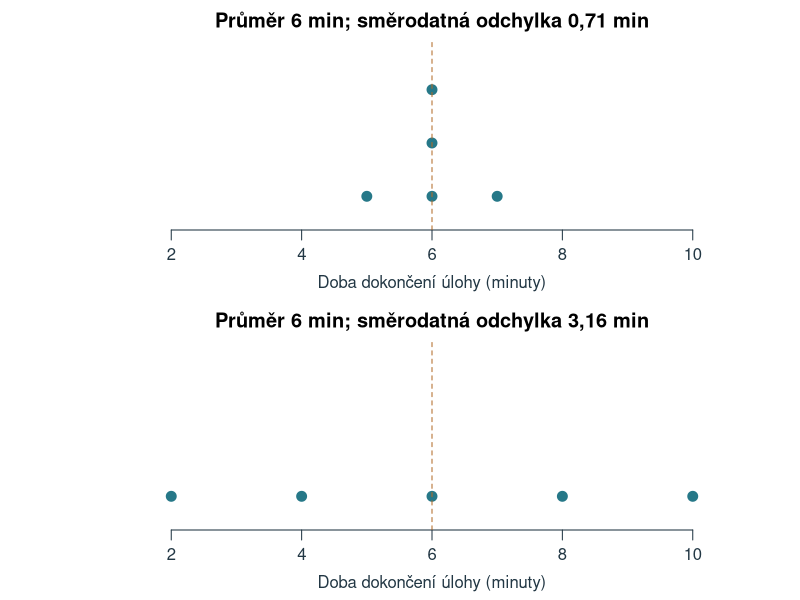
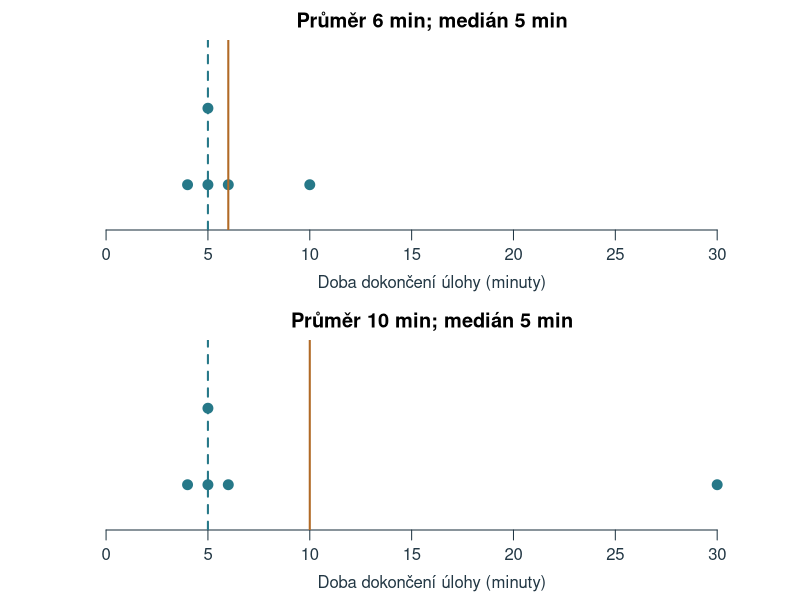
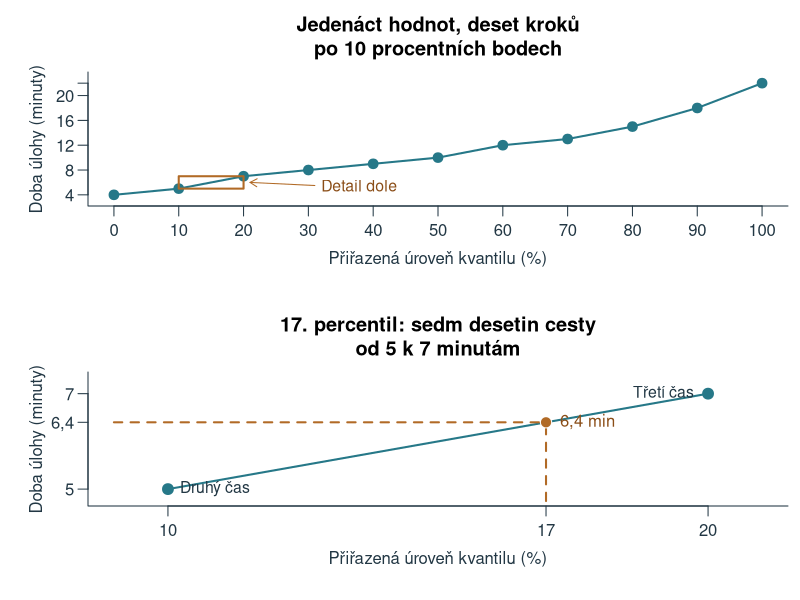
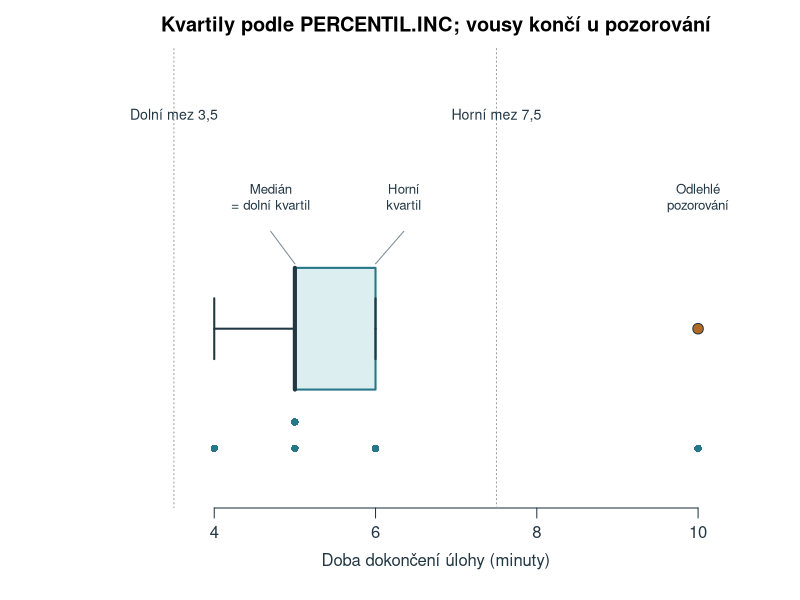
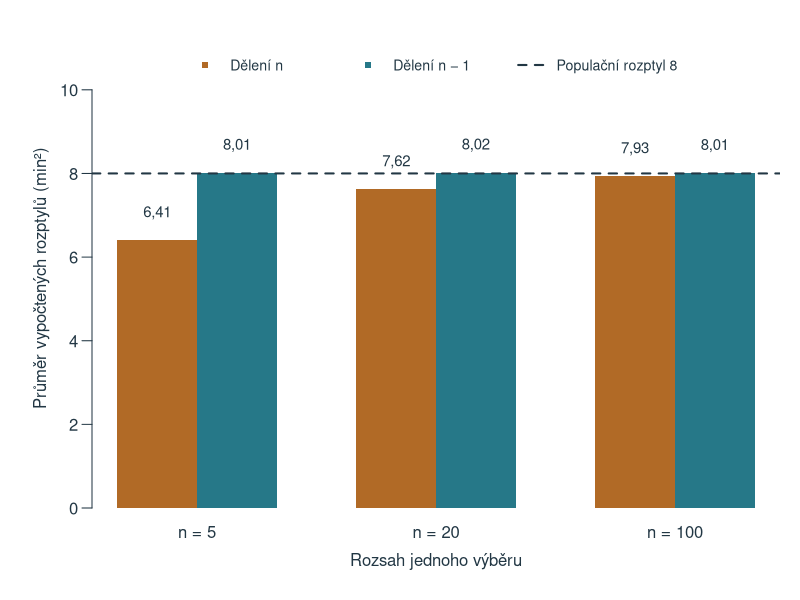
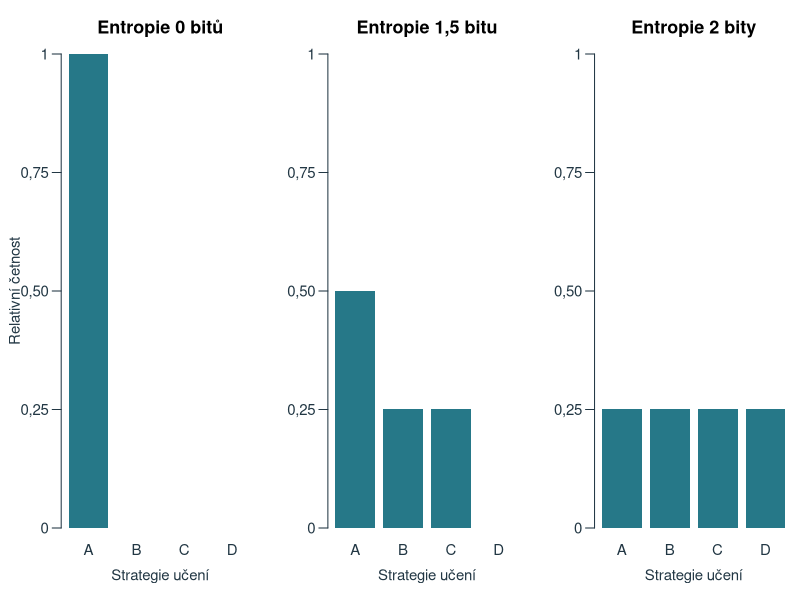
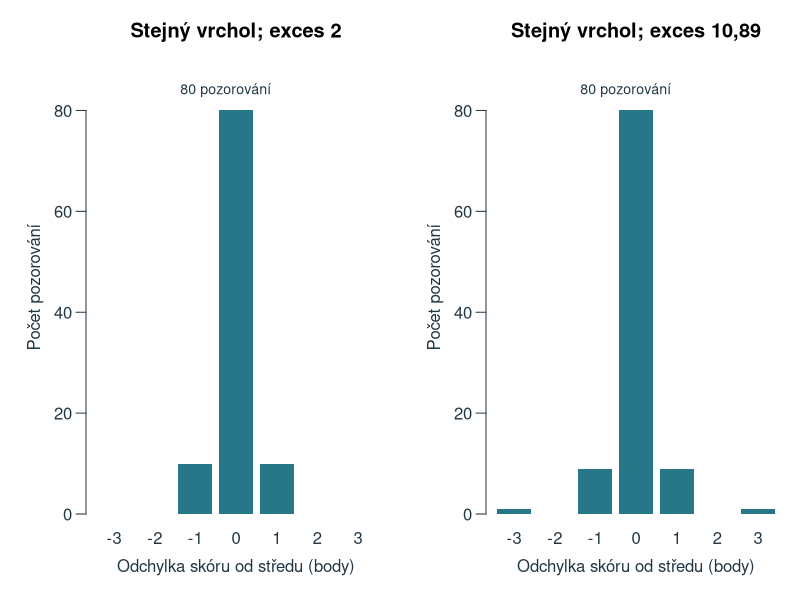
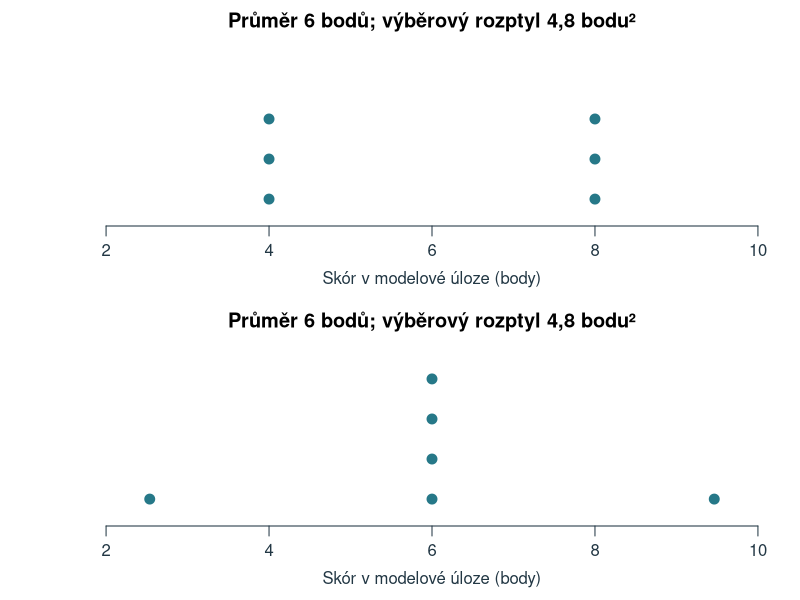

Here is the R script that generated these plots, in order:
# Chapter 3: reproducible calculations and figures; base R, project-root paths.
ch3_data <- read.csv('data/kapitola_03.csv', fileEncoding = 'UTF-8')
ch3_previous <- read.csv('data/kapitola_02.csv', na.strings = '', fileEncoding = 'UTF-8')
ch3_x <- ch3_data$doba_min[ch3_data$soubor == 'zaklad']
ch3_trim <- sort(ch3_data$doba_min[ch3_data$soubor == 'orezani'])
# Self-contained teaching example printed in the chapter's interpolation table.
ch3_interpolation <- c(4,5,7,8,9,10,12,13,15,18,22)
ch3_interpolation_levels <- (seq_along(ch3_interpolation)-1)/(length(ch3_interpolation)-1)
ch3_quantile <- function(x, p) unname(quantile(x, p, type = 7, na.rm = TRUE))
ch3_moments <- function(x) {
  z <- x - mean(x); v <- mean(z^2)
  c(g1 = mean(z^3)/v^1.5, g2 = mean(z^4)/v^2 - 3)
}
ch3_corrected <- function(x) {
  n <- length(x); g <- ch3_moments(x)
  c(skew = unname(sqrt(n*(n-1))/(n-2)*g[1]),
    kurt = unname((n-1)/((n-2)*(n-3))*((n+1)*g[2]+6)))
}
ch3_stats <- function(x) {
  x <- x[!is.na(x)]
  c(n=length(x), mean=mean(x), median=median(x), min=min(x), max=max(x),
    q1=ch3_quantile(x,.25), q3=ch3_quantile(x,.75),
    variance=var(x), sd=sd(x), mean_abs=mean(abs(x-mean(x))),
    median_abs=mad(x,constant=1), ch3_moments(x), ch3_corrected(x))
}
ch3_entropy <- function(p) -sum(p[p>0]*log2(p[p>0]))
ch3_results <- rbind(zaklad=ch3_stats(ch3_x),
  vzdaleny=ch3_stats(c(4,5,5,6,30)),
  spanek=ch3_stats(ch3_previous$spanek_h), slova=ch3_stats(ch3_previous$slova),
  orezani=ch3_stats(ch3_trim))
# An entirely specified finite population, independent draws WITH replacement.
# The population variance uses division by its size (5), and is exactly 8.
ch3_population <- c(2,4,6,8,10)
set.seed(20261005)
ch3_simulations <- lapply(c(5L,20L,100L), function(n) {
  x <- matrix(sample(ch3_population, n*20000L, replace=TRUE),nrow=n)
  ss <- colSums((x-rep(colMeans(x),each=n))^2)
  data.frame(n=n, variance_n=ss/n, variance_n1=ss/(n-1), sd_n1=sqrt(ss/(n-1)))
})
ch3_simulation_summary <- do.call(rbind,lapply(ch3_simulations,function(x)
  data.frame(n=x$n[1], variance_n=mean(x$variance_n), variance_n1=mean(x$variance_n1),
    sd_n1=mean(x$sd_n1))))
ch3_peak_a <- c(rep(-1,10),rep(0,80),rep(1,10))
ch3_peak_b <- c(-3,rep(-1,9),rep(0,80),rep(1,9),3)
# The two samples have the same mean and variance but different configurations.
ch3_shape_a <- c(4,4,4,8,8,8)
ch3_shape_b <- c(6-sqrt(12),6,6,6,6,6+sqrt(12))
ch3_out <- 'assets/chapter-03/plots'
dir.create(ch3_out,recursive=TRUE,showWarnings=FALSE)
dir.create('tmp/chapter-03-build',recursive=TRUE,showWarnings=FALSE)
write.csv(ch3_results,'tmp/chapter-03-build/results.csv',row.names=TRUE,fileEncoding='UTF-8')
write.csv(ch3_simulation_summary,'tmp/chapter-03-build/simulation.csv',row.names=FALSE)
ch3_draw <- function(name,code,width=7.5,height=4.6) {
  svg(file.path(ch3_out,paste0(name,'.svg')),width=width,height=height,family='sans',bg='white')
  par(mar=c(4.6,4.6,2.4,1),mgp=c(2.1,.7,0),las=1,col.axis='#223744',col.lab='#223744',fg='#223744')
  force(code);dev.off()
}
ch3_dots <- function(x,col='#267888',...) {
  yy <- ave(x,x,FUN=seq_along)
  plot(x,yy,pch=21,bg=col,col='white',cex=1.6,yaxt='n',ylab='',bty='n',...)
}
ch3_draw('stejny-prumer',{
  par(mfrow=c(2,1),mar=c(3.5,4,2,.8))
  for(x in list(c(5,6,6,6,7),c(2,4,6,8,10))) {
    ch3_dots(x,xlim=c(1,11),ylim=c(.5,3.8),xlab='Doba dokončení úlohy (minuty)',
      main=paste0('Průměr 6 min; směrodatná odchylka ',format(round(sd(x),2),decimal.mark=','),' min'))
    abline(v=6,col='#B16A26',lty=2)
  }
},height=5.4)
ch3_draw('odlehle-a-stred',{
  par(mfrow=c(2,1),mar=c(3.5,4,2,.8))
  for(x in list(ch3_x,c(4,5,5,6,30))) {
    ch3_dots(x,xlim=c(0,32),ylim=c(.5,2.8),xlab='Doba dokončení úlohy (minuty)',
      main=paste0('Průměr ',mean(x),' min; medián ',median(x),' min'))
    abline(v=mean(x),col='#B16A26',lwd=2);abline(v=median(x),col='#267888',lty=2,lwd=2)
  }
},height=5.4)
ch3_draw('kvantil-interpolace',{
  par(mfrow=c(2,1),mar=c(4.7,4.4,3.6,.6),cex=1)
  plot(100*ch3_interpolation_levels,ch3_interpolation,type='o',pch=21,
    bg='#267888',col='#267888',lwd=2,cex=1.15,xaxt='n',yaxt='n',bty='l',
    xlab='Přiřazená úroveň kvantilu (%)',ylab='Doba úlohy (minuty)',
    xlim=c(0,100),ylim=c(3,23),main='Jedenáct hodnot, deset kroků\npo 10 procentních bodech')
  axis(1,at=seq(0,100,10));axis(2,at=c(4,8,12,16,20,22))
  rect(10,5,20,7,border='#B16A26',lwd=2)
  arrows(31,5.5,21,6,length=.08,col='#B16A26')
  text(32,5.5,'Detail dole',adj=0,col='#8A4D17',cex=.95)
  plot(c(10,20),c(5,7),type='o',pch=21,bg='#267888',col='#267888',
    lwd=2,cex=1.3,xaxt='n',yaxt='n',bty='l',xlim=c(9,21),ylim=c(4.75,7.35),
    xlab='Přiřazená úroveň kvantilu (%)',ylab='Doba úlohy (minuty)',
    main='17. percentil: sedm desetin cesty\nod 5 k 7 minutám')
  axis(1,at=c(10,17,20));axis(2,at=c(5,6.4,7),labels=c('5','6,4','7'))
  segments(17,4.75,17,6.4,lty=2,col='#B16A26',lwd=2)
  segments(9,6.4,17,6.4,lty=2,col='#B16A26',lwd=2)
  points(17,6.4,pch=21,bg='#B16A26',col='white',cex=1.5)
  text(17,6.4,'6,4 min',pos=4,offset=.7,col='#8A4D17')
  text(10,5,'Druhý čas',pos=4,offset=.6,cex=.95)
  text(20,7,'Třetí čas',pos=2,offset=.7,cex=.95)
},width=5.5,height=7.8)
# Explicit type-7 box: never rely on R's default Tukey hinges.
ch3_draw('boxplot',{
  x<-ch3_x;q<-ch3_quantile(x,c(.25,.5,.75));iq<-q[3]-q[1]
  fences<-q[c(1,3)]+c(-1,1)*1.5*iq; inside<-x[x>=fences[1]&x<=fences[2]]
  plot(NA,xlim=c(2.8,10.7),ylim=c(.3,2.4),yaxt='n',xlab='Doba dokončení úlohy (minuty)',ylab='',bty='n')
  rect(q[1],.8,q[3],1.4,col='#DCEEF0',border='#267888',lwd=2)
  segments(q[2],.8,q[2],1.4,lwd=4,col='#223744')
  segments(min(inside),1.1,q[1],1.1,lwd=2);segments(q[3],1.1,max(inside),1.1,lwd=2)
  segments(range(inside),.95,range(inside),1.25,lwd=2)
  points(x[x<fences[1]|x>fences[2]],1.1,pch=21,bg='#B16A26',cex=1.4)
  abline(v=fences,lty=3,col='#999999')
  text(fences,2.15,c('Dolní mez 3,5','Horní mez 7,5'),cex=.85)
  text(c(4.7,6.35,10),c(1.75,1.75,1.75),c('Medián\n= dolní kvartil','Horní\nkvartil','Odlehlé\npozorování'),cex=.8)
  segments(c(4.7,6.35),1.58,c(5,6),1.42,col='#7A8C94')
  points(x,.38+.13*ave(x,x,FUN=seq_along),pch=16,col='#267888')
  title('Kvartily podle PERCENTIL.INC; vousy končí u pozorování')
},width=8,height=3.7)
ch3_draw('korekce-rozptylu',{
  z<-ch3_simulation_summary
  mat<-rbind(z$variance_n,z$variance_n1)
  pos<-barplot(mat,beside=TRUE,names.arg=paste0('n = ',z$n),ylim=c(0,11),
    col=c('#B16A26','#267888'),border=NA,ylab='Průměr vypočtených rozptylů (min²)',xlab='Rozsah jednoho výběru')
  abline(h=8,lty=2,lwd=2);text(pos,mat+.65,format(round(mat,2),decimal.mark=','),cex=.9)
  legend('top',legend=c('Dělení n','Dělení n − 1','Populační rozptyl 8'),
    col=c('#B16A26','#267888','#223744'),pch=c(15,15,NA),
    lty=c(NA,NA,2),lwd=2,bty='n',cex=.85,horiz=TRUE)
},height=5)
ch3_draw('entropie',{
  par(mfrow=c(1,3),mar=c(4,3.4,3,.4),cex=.9)
  entropies <- list(c(1,0,0,0),c(.5,.25,.25,0),rep(.25,4))
  for(i in seq_along(entropies)) {
    p <- entropies[[i]]
    barplot(p,names.arg=c('A','B','C','D'),ylim=c(0,1),col='#267888',border=NA,
      yaxt='n',ylab=if(i==1) 'Relativní četnost' else '',xlab='Strategie učení',
      main=c('Entropie 0 bitů','Entropie 1,5 bitu','Entropie 2 bity')[i])
    axis(2,at=c(0,.25,.5,.75,1),labels=c('0','0,25','0,50','0,75','1'))
  }
},width=8,height=3.7)
ch3_draw('spicatost',{
  par(mfrow=c(1,2),mar=c(4.3,4.3,3,.7))
  for(x in list(ch3_peak_a,ch3_peak_b)) {
    f<-table(factor(x,levels=-3:3))
    barplot(as.numeric(f),names.arg=-3:3,ylim=c(0,90),col='#267888',border=NA,
      ylab='Počet pozorování',xlab='Odchylka skóru od středu (body)',
      main=paste0('Stejný vrchol; exces ',format(round(ch3_moments(x)[2],2),decimal.mark=',')))
    text(4,84,'80 pozorování',cex=.85)
  }
},width=8,height=4.2)
ch3_draw('stejne-dve-statistiky',{
  par(mfrow=c(2,1),mar=c(3.7,4,2,.8))
  for(x in list(ch3_shape_a,ch3_shape_b)) {
    ch3_dots(x,xlim=c(2,10),ylim=c(.5,4.8),xlab='Skór v modelové úloze (body)',
      main='Průměr 6 bodů; výběrový rozptyl 4,8 bodu²')
  }
},height=5.5)
